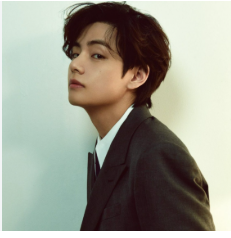
#> input picture taehbb.jpg, 231 x 238 px
$ python act5-opencv-0441.py
#> lines starting #> are read from the running program, lines starting #| are printed output that depends on the picture; after the words box and inside, x2 and y2 are one past the last pixel; in counts of white or black regions, pixels touching at a corner belong together
import cv2
## Ramirez Azul NC 0441
# Leer la imagen desde el archivo
image = cv2.imread('taehbb.jpg')
#> image is the input picture: shape (238, 231, 3); mean B, G, R 141.5, 154.2, 153.9
# Mostrar la imagen en una ventana
cv2.imshow('Image', image)
# Esperar a que se presione una tecla y cerrar la ventana
cv2.waitKey(0)
cv2.destroyAllWindows()

# Cargar la imagen
image = cv2.imread('taehbb.jpg')
# Convertir a escala de grises
gray_image = cv2.cvtColor(image, cv2.COLOR_BGR2GRAY)
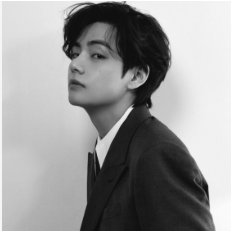
#> gray_image: shape (238, 231); min 12, max 255, mean 152.7
# Guardar la imagen resultante
cv2.imwrite('gray_image.jpg', gray_image)


# Cargar la imagen
image = cv2.imread('taehbb.jpg')
# Redimensionar a 300x200 píxeles
resized_image = cv2.resize(image, (300, 200))
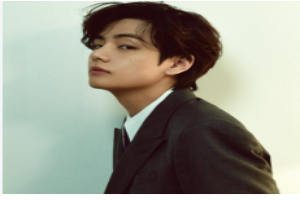
#> resized_image: shape (200, 300, 3); mean B, G, R 141.5, 154.1, 153.9
# Guardar la imagen redimensionada
cv2.imwrite('resized_image.jpg', resized_image)


# Cargar la imagen
image = cv2.imread('taehbb.jpg')
# Obtener alto y ancho de la imagen
(h, w) = image.shape[:2]
#> h = 238; w = 231
# Definir el centro de la imagen
center = (w // 2, h // 2)
#> center = (115, 119)
# Matriz de rotación
matrix = cv2.getRotationMatrix2D(center, 90, 1.0)
#> matrix = [[6.12e-17, 1, -4], [-1, 6.12e-17, 234]]
# Aplicar la rotación
rotated_image = cv2.warpAffine(image, matrix, (w, h))
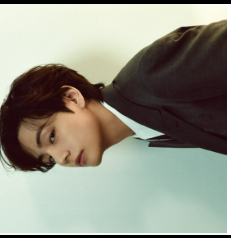
#> rotated_image: shape (238, 231, 3); mean B, G, R 134.6, 147.1, 146.9
# Guardar la imagen rotada
cv2.imwrite('rotated_image.jpg', rotated_image)


# Cargar la imagen
image = cv2.imread('taehbb.jpg')
# Aplicar desenfoque gaussiano
blurred_image = cv2.GaussianBlur(image, (15, 15), 0)
# Guardar la imagen desenfocada
cv2.imwrite('blurred_image.jpg', blurred_image)


# Cargar la imagen
image= cv2.imread('taehbb.jpg')
# Convertir a escala de grises
gray_image = cv2.cvtColor(image, cv2.COLOR_BGR2GRAY)
# Aplicar detector de bordes Canny
edges = cv2.Canny(gray_image, 100, 200)
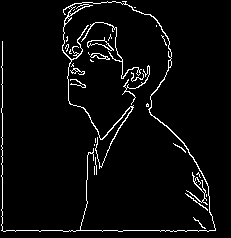
#> edges: shape (238, 231); 4.2% white in thin lines or dots
# Guardar la imagen de bordes
cv2.imwrite('edges.jpg', edges)


# Cargar la imagen
image = cv2.imread('taehbb.jpg')
# Dibujar un rectángulo
cv2.rectangle(image, (50, 50), (200, 200), (255, 0, 0), 3)
# Agregar texto a la imagen
cv2.putText(image, 'OpenCV', (60, 40), cv2.FONT_HERSHEY_SIMPLEX, 1, (0, 255, 0), 2)
# Guardar la imagen resultante
cv2.imwrite('output_image.jpg', image)


# Cargar la imagen en escala de grises
image = cv2.imread('taehbb.jpg', 0)
#> image: shape (238, 231); min 21, max 255, mean 153.6
# Aplicar umbralización
_, thresh_image = cv2.threshold(image, 127, 255, cv2.THRESH_BINARY)
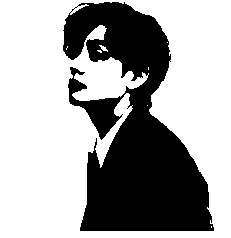
#> thresh_image: shape (238, 231); 65.3% white; 1 black region
# Guardar la imagen binarizada
cv2.imwrite('threshold_image.jpg', thresh_image)


# Cargar la imagen
image = cv2.imread('taehbb.jpg')
# Convertir a escala de grises
gray_image = cv2.cvtColor(image, cv2.COLOR_BGR2GRAY)
# Detectar bordes
edges = cv2.Canny(gray_image, 100, 200)
# Encontrar contornos
contours, _ = cv2.findContours(edges, cv2.RETR_EXTERNAL, cv2.CHAIN_APPROX_SIMPLE)
#> contours = 30 contours, 23 with area under 20; largest, box (x1, y1, x2, y2) and area: (1, 1, 216, 232) 293, (87, 37, 114, 51) 108, (90, 53, 110, 60) 56, (81, 22, 142, 79) 50, (186, 172, 208, 205) 27, (70, 68, 85, 75) 26, (122, 65, 150, 105) 24
# Dibujar los contornos sobre la imagen original
cv2.drawContours(image, contours, -1, (0, 255, 0), 2)
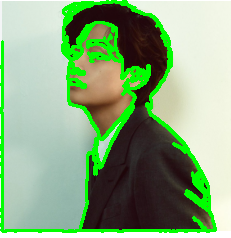
#> image: shape (238, 231, 3); 12.72% of pixels changed, all inside (x1, y1, x2, y2) = (0, 0, 217, 233)
# Guardar la imagen con los contornos dibujados
cv2.imwrite('contours_image.jpg', image)
print("Ramirez Azul NC 0441")


import cv2

print("Ramirez Azul NC 0441")

# 1. Imagen original
image = cv2.imread('taehbb.jpg')
cv2.imshow('1. Original', image)
cv2.waitKey(0)
cv2.destroyAllWindows()

# 2. Escala de grises
gray_image = cv2.cvtColor(image, cv2.COLOR_BGR2GRAY)
cv2.imwrite('gray_image.jpg', gray_image)
cv2.imshow('2. Escala de grises', gray_image)
cv2.waitKey(0)
cv2.destroyAllWindows()

# 3. Redimensionar
resized_image = cv2.resize(image, (300, 200))
cv2.imwrite('resized_image.jpg', resized_image)
cv2.imshow('3. Redimensionada', resized_image)
cv2.waitKey(0)
cv2.destroyAllWindows()

# 4. Rotar 90 grados
(h, w) = image.shape[:2]
center = (w // 2, h // 2)
matrix = cv2.getRotationMatrix2D(center, 90, 1.0)
rotated_image = cv2.warpAffine(image, matrix, (w, h))
cv2.imwrite('rotated_image.jpg', rotated_image)
cv2.imshow('4. Rotada', rotated_image)
cv2.waitKey(0)
cv2.destroyAllWindows()

# 5. Desenfoque Gaussiano
blurred_image = cv2.GaussianBlur(image, (15, 15), 0)
cv2.imwrite('blurred_image.jpg', blurred_image)
cv2.imshow('5. Desenfoque', blurred_image)
cv2.waitKey(0)
cv2.destroyAllWindows()

# 6. Detección de bordes (Canny)
edges = cv2.Canny(gray_image, 100, 200)
cv2.imwrite('edges.jpg', edges)
cv2.imshow('6. Bordes Canny', edges)
cv2.waitKey(0)
cv2.destroyAllWindows()

# 7. Dibujar rectángulo y texto (se hace sobre una copia para no dañar la original)
img_shapes = image.copy()
cv2.rectangle(img_shapes, (50, 50), (200, 200), (255, 0, 0), 3)
cv2.putText(img_shapes, 'OpenCV', (60, 40), cv2.FONT_HERSHEY_SIMPLEX, 1, (0, 255, 0), 2)
cv2.imwrite('output_image.jpg', img_shapes)
cv2.imshow('7. Figuras y texto', img_shapes)
cv2.waitKey(0)
cv2.destroyAllWindows()

# 8. Umbralización binaria
_, thresh_image = cv2.threshold(gray_image, 127, 255, cv2.THRESH_BINARY)
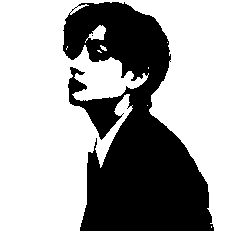
#> thresh_image: shape (238, 231); 65.1% white; 2 black regions (1 under 20 px), largest, box (x1, y1, x2, y2) and area: (63, 2, 214, 231) 19188
cv2.imwrite('threshold_image.jpg', thresh_image)
cv2.imshow('8. Umbralizacion', thresh_image)
cv2.waitKey(0)
cv2.destroyAllWindows()

# 9. Detección de contornos (se dibuja sobre otra copia de la original)
img_contours = image.copy()
contours, _ = cv2.findContours(edges, cv2.RETR_EXTERNAL, cv2.CHAIN_APPROX_SIMPLE)
cv2.drawContours(img_contours, contours, -1, (0, 255, 0), 2)
cv2.imwrite('contours_image.jpg', img_contours)
cv2.imshow('9. Contornos', img_contours)
cv2.waitKey(0)
cv2.destroyAllWindows()

$ run again, with image-10.png saved as taehbb.jpg
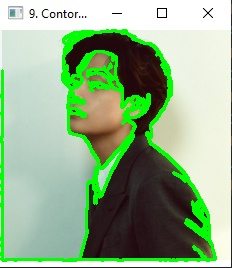
#> input picture image-10.png, 232 x 268 px
#> image is the input picture: shape (268, 232, 3); mean B, G, R 140.3, 177.4, 148
#> `edges = cv2.Canny(gray_image, 100, 200)`:
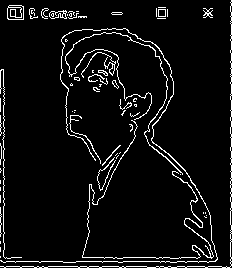
#> edges: shape (268, 232); 5.9% white in thin lines or dots
#> thresh_image: shape (268, 232); 74.3% white; 52 black regions (43 under 20 px)
#> contours = 65 contours, 55 with area under 20; largest, box (x1, y1, x2, y2) and area: (7, 5, 24, 20) 219, (0, 28, 218, 263) 94, (49, 10, 67, 19) 94, (65, 32, 183, 175) 88, (82, 120, 214, 259) 80
#> `cv2.drawContours(image, contours, -1, (0, 255, 0), 2)`:
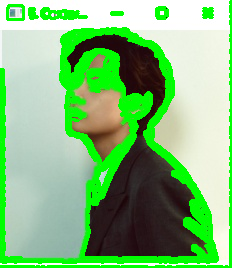
#> image: shape (268, 232, 3); 18.15% of pixels changed, all inside (x1, y1, x2, y2) = (0, 0, 232, 268)

$ run again, with image-11.png saved as taehbb.jpg
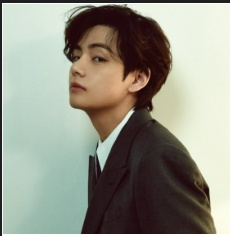
#> input picture image-11.png, 230 x 236 px
#> image is the input picture: shape (236, 230, 3); mean B, G, R 135.5, 148.2, 148
#> `edges = cv2.Canny(gray_image, 100, 200)`:
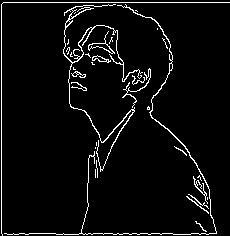
#> edges: shape (236, 230); 4.8% white in thin lines or dots
#> thresh_image: shape (236, 230); 62.5% white; 2 black regions
#> contours = 32 contours, 25 with area under 20; largest, box (x1, y1, x2, y2) and area: (63, 4, 143, 172) 204, (4, 4, 217, 235) 124, (88, 31, 115, 54) 108, (92, 55, 111, 63) 55, (71, 71, 86, 78) 27, (122, 68, 151, 108) 26, (193, 176, 208, 204) 23
#> `cv2.drawContours(image, contours, -1, (0, 255, 0), 2)`:
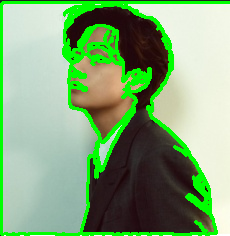
#> image: shape (236, 230, 3); 14.38% of pixels changed, all inside (x1, y1, x2, y2) = (0, 1, 230, 236)
